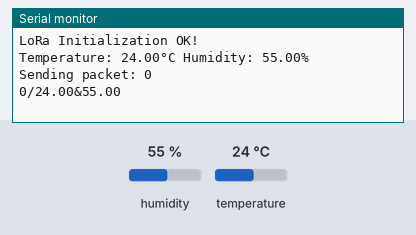
Bench run of a sketch on a simulated Arduino Uno, built with avr-gcc and run on an emulated ATmega328P. On the bench: the last lines printed to the serial monitor. The test bench sets the inputs (shaded band); at power-on: humidity 55 %, temperature 24 °C. No radio packets arrive unless stated.

Above: at 3.2 s.
3.3 s: humidity set to 22 %
6.8 s: temperature set to 12 °C
At 10.0 s:
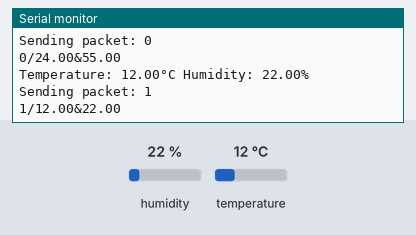
10.3 s: humidity set to 40 %
At 16.8 s:
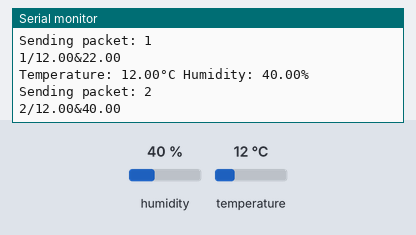

Measured:
- after the input at 6.8 s, the serial monitor: prints a new line after 2.4 s (image 1)
- after the input at 10.3 s, the serial monitor: prints a new line after 5.0 s (image 2)

The sketch:

Send_ValueDHT_by_LoRa.ino
```cpp
// Libraries for LoRa
#include <SPI.h>
#include <LoRa.h>
#include <DHT11.h> // Include the DHT11 library for interfacing with the sensor.

// Define LoRa pins
#define ss 5
#define rst 14
#define dio0 2

// Define LoRa band
#define BAND 433E6 // 433E6 for Asia, 866E6 for Europe, 915E6 for North America

// Define DHT11 sensor pin
#define DHTPIN 4

// Create an instance of the DHT11 class.
DHT11 dht11(DHTPIN);

// Initialize variables
int readingID = 0;
float temperature = 0;
float humidity = 0;

// Initialize LoRa module
void startLoRA()
{
  LoRa.setPins(ss, rst, dio0); // Setup LoRa transceiver module

  while (!LoRa.begin(BAND))
  {
    Serial.print(".");
    delay(500);
  }

  Serial.println("LoRa Initialization OK!");
  delay(2000);
}

// Read DHT11 sensor data
void getReadings()
{
  int temperatureReading = dht11.readTemperature();
  int humidityReading = dht11.readHumidity();

  if (temperatureReading != DHT11::ERROR_CHECKSUM && temperatureReading != DHT11::ERROR_TIMEOUT &&
      humidityReading != DHT11::ERROR_CHECKSUM && humidityReading != DHT11::ERROR_TIMEOUT)
  {
    temperature = temperatureReading;
    humidity = humidityReading;
    Serial.print(F("Temperature: "));
    Serial.print(temperature);
    Serial.print(F("°C Humidity: "));
    Serial.print(humidity);
    Serial.println(F("%"));
  }
  else
  {
    Serial.println("Failed to read from DHT11 sensor!");
  }
}

// Send LoRa readings
void sendReadings()
{
  String LoRaMessage = String(readingID) + "/" + String(temperature) + "&" + String(humidity);
  // Send LoRa packet to receiver
  LoRa.beginPacket();
  LoRa.print(LoRaMessage);
  LoRa.endPacket();

  Serial.print("Sending packet: ");
  Serial.println(readingID);
  readingID++;
  Serial.println(LoRaMessage);
}

void setup()
{
  // Initialize Serial Monitor
  Serial.begin(115200);
  startLoRA();
}

void loop()
{
  getReadings();
  sendReadings();
  delay(5000);
}
```
